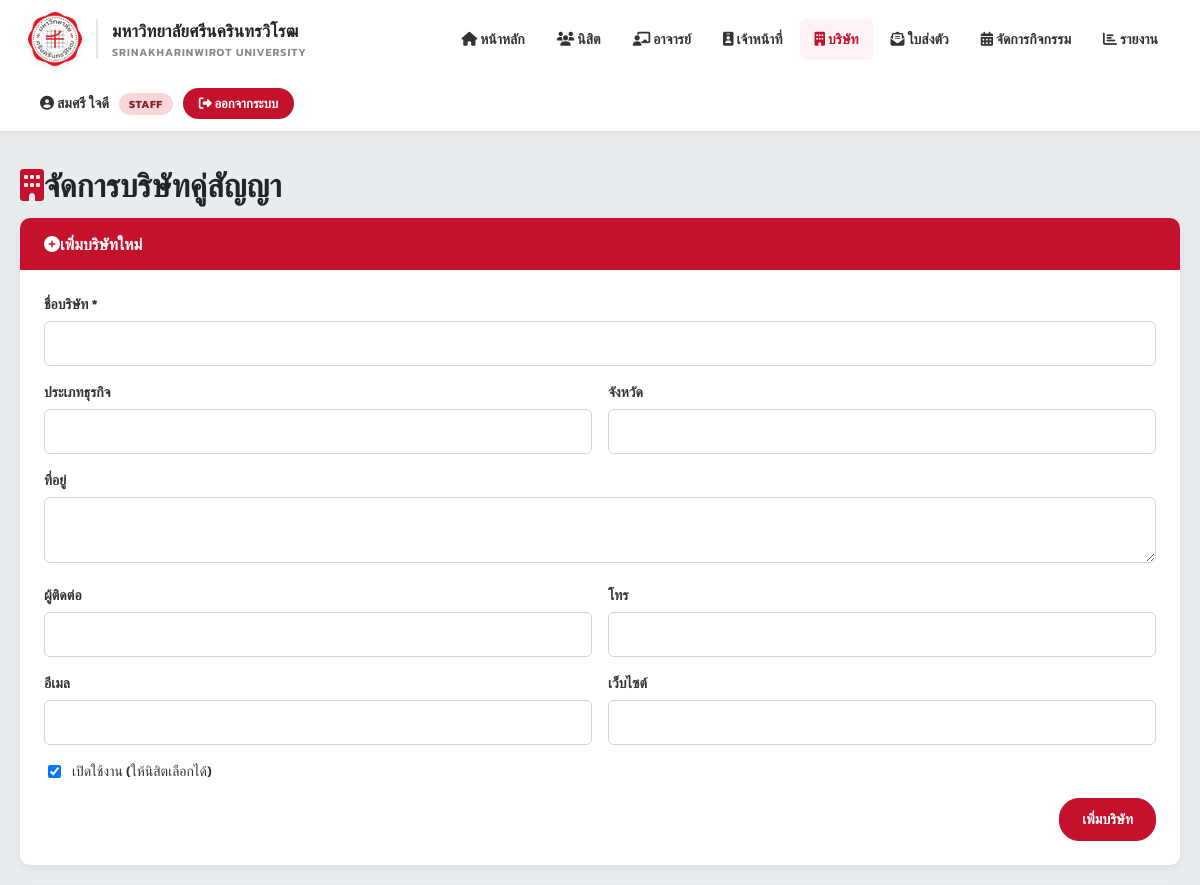
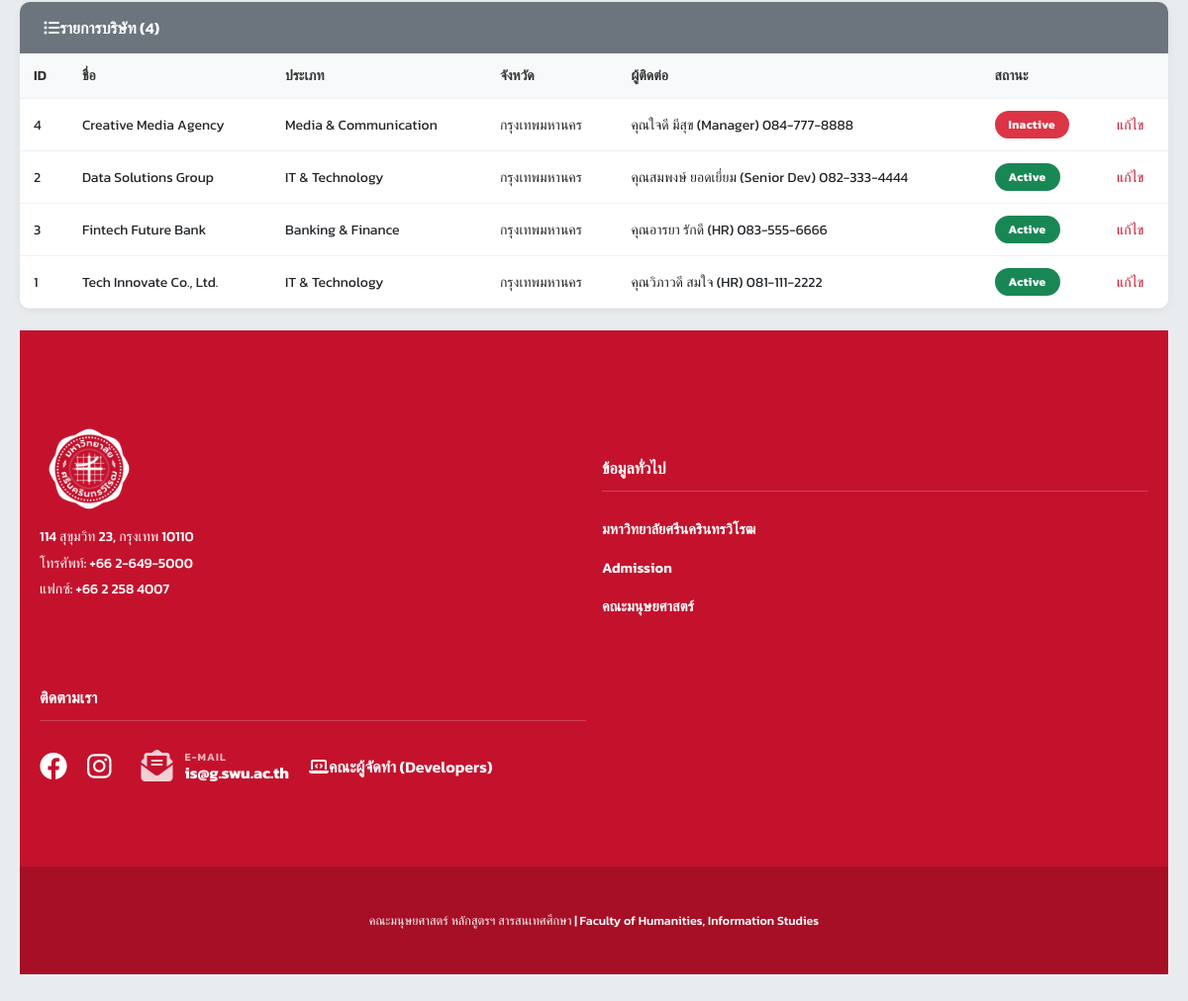
Page /staff/companies.php (signed in) on the committed database (2 pictures, top to bottom).
### tables this page shows
CREATE TABLE `company` (
  `company_id` int NOT NULL COMMENT 'รหัสบริษัท',
  `company_name` varchar(200) NOT NULL COMMENT 'ชื่อบริษํท',
  `industry` varchar(100) DEFAULT NULL COMMENT 'ประเภทอุตสาหกรรม / หมวดหมู่ธุรกิจ',
  `address` text COMMENT 'ที่อยู่',
  `province` varchar(100) DEFAULT NULL COMMENT 'จังหวัด',
  `phone` varchar(20) DEFAULT NULL COMMENT 'เบอร์ติดต่อ',
  `email` varchar(150) DEFAULT NULL COMMENT 'อีเมล',
  `website` varchar(200) DEFAULT NULL COMMENT 'เว็บไซต์',
  `contact_person_name` varchar(150) DEFAULT NULL COMMENT 'ชื่อผู้ติดต่อ (พี่เลี้ยง,HR)',
  `contact_person_phone` varchar(20) DEFAULT NULL COMMENT 'เบอร์ผู้ติดต่อ (พี่เลี้ยง,HR)',
  `contact_person_email` varchar(150) DEFAULT NULL COMMENT 'อีเมลผู้ติดต่อ (พี่เลี้ยง,HR)',
  `status` varchar(20) DEFAULT 'active' COMMENT 'สถานะการใช้งานของบริษัท',
  `created_at` datetime DEFAULT CURRENT_TIMESTAMP COMMENT 'วันที่สร้างข้อมูล',
  `updated_at` datetime DEFAULT CURRENT_TIMESTAMP ON UPDATE CURRENT_TIMESTAMP COMMENT 'วันที่อัปเดตข้อมูล'
);

### includes/db_connect.php (called while the page is built, shortened)
<?php
function h($str) {
    return htmlspecialchars((string)$str, ENT_QUOTES, 'UTF-8');
}

### staff/companies.php (the view, shortened to what this page needs)
<?php
require_once '../includes/auth.php';
$edit = null;
$rows = $conn->query(
    'SELECT company_id, company_name, industry AS company_type, province,
            contact_person_name AS contact_person, contact_person_phone AS contact_phone,
            (status = "active") AS is_active
     FROM company ORDER BY company_name'
)->fetch_all(MYSQLI_ASSOC);
require '../includes/header.php';
?>
<h1><i class="fas fa-building me-2" style="color:var(--swu-red)"></i>จัดการบริษัทคู่สัญญา</h1>
<div class="card card-form">
  <div class="card-header"><h2><i class="fas fa-<?= $edit?'pen':'plus' ?>-circle me-2"></i><?= $edit ? 'แก้ไขบริษัท #'.(int)$edit['company_id'] : 'เพิ่มบริษัทใหม่' ?></h2></div>
  <form method="POST" class="form" style="padding:24px">
    <label>ชื่อบริษัท *
      <input type="text" name="company_name" required value="<?= h($edit['company_name'] ?? '') ?>">
    </label>
    <div class="row">
      <label>ประเภทธุรกิจ
        <input type="text" name="company_type" value="<?= h($edit['company_type'] ?? '') ?>">
      </label>
      <label>จังหวัด
        <input type="text" name="province" value="<?= h($edit['province'] ?? '') ?>">
      </label>
    </div>
    <label>ที่อยู่
      <textarea name="address" rows="2"><?= h($edit['address'] ?? '') ?></textarea>
    </label>
    <div class="row">
      <label>ผู้ติดต่อ
        <input type="text" name="contact_person" value="<?= h($edit['contact_person'] ?? '') ?>">
      </label>
      <label>โทร
        <input type="text" name="contact_phone" value="<?= h($edit['contact_phone'] ?? '') ?>">
      </label>
    </div>
    <div class="row">
      <label>อีเมล
        <input type="email" name="contact_email" value="<?= h($edit['contact_email'] ?? '') ?>">
      </label>
      <label>เว็บไซต์
        <input type="url" name="website" value="<?= h($edit['website'] ?? '') ?>">
      </label>
    </div>
    <label class="inline">
      <input type="checkbox" name="is_active" value="1"
        <?= (!$edit || (int)$edit['is_active'] === 1) ? 'checked' : '' ?>>
      เปิดใช้งาน (ให้นิสิตเลือกได้)
    </label>
    <div class="actions">
      <button class="btn btn-primary" type="submit"><?= $edit ? 'บันทึกการแก้ไข' : 'เพิ่มบริษัท' ?></button>
    </div>
  </form>
</div>
<div class="card card-table">
  <div class="card-header"><h2><i class="fas fa-list-ul me-2"></i>รายการบริษัท (<?= count($rows) ?>)</h2></div>
  <?php if (!$rows): ?>
    <p class="muted">ยังไม่มีบริษัท</p>
  <?php else: ?>
    <table class="tbl">
      <thead><tr><th>ID</th><th>ชื่อ</th><th>ประเภท</th><th>จังหวัด</th><th>ผู้ติดต่อ</th><th>สถานะ</th><th></th></tr></thead>
      <tbody>
        <?php foreach ($rows as $c): ?>
          <tr>
            <td><?= (int)$c['company_id'] ?></td>
            <td><?= h($c['company_name']) ?></td>
            <td><?= h($c['company_type']) ?></td>
            <td><?= h($c['province']) ?></td>
            <td><?= h($c['contact_person']) ?> <?= h($c['contact_phone']) ?></td>
            <td>
              <?php if ((int)$c['is_active'] === 1): ?>
                <span class="badge badge-approved">Active</span>
              <?php else: ?>
                <span class="badge badge-rejected">Inactive</span>
              <?php endif; ?>
            </td>
            <td><a href="?edit=<?= (int)$c['company_id'] ?>">แก้ไข</a></td>
          </tr>
        <?php endforeach; ?>
      </tbody>
    </table>
  <?php endif; ?>
</div>
<?php require '../includes/footer.php'; ?>

### assets/css/style.css (style rules this page uses)
:root { --swu-red: #c4122d; --swu-red-dark: #9b111e; }
* { box-sizing: border-box; }
html, body { height: 100%; }
body { font-family: 'Kanit', sans-serif; background: #e9ecef; color: #212529; overflow-x: hidden; margin: 0; display: flex; flex-direction: column; min-height: 100vh; }
a { color: var(--swu-red); text-decoration: none; }
h1 { margin: 0 0 8px; font-weight: 700; color: #212529; }
h2 { margin: 0 0 14px; font-size: 20px; font-weight: 600; color: #333; }
.card { background: #fff; border-radius: 10px; box-shadow: 0 2px 8px rgba(0,0,0,.06); margin-bottom: 22px; overflow: hidden; }
.card > h1, .card > h2, .card > h3, .card > p, .card > dl, .card > .alert, .card > form, .card > table, .card > .letter, .card > ul { padding-left: 24px; padding-right: 24px; }
.card > :last-child { padding-bottom: 22px; }
.card-header { background: #6c757d; color: #fff; padding: 14px 24px; font-weight: 600; font-size: 16px; display: flex; justify-content: space-between; align-items: center; margin: 0; }
.card-header h2, .card-header h1, .card-header h3 { color: #fff; margin: 0; font-size: 16px; padding: 0; }
.card-form > .card-header { background: var(--swu-red); }
.card-table > .card-header { background: #6c757d; }
.tbl { width: 100%; border-collapse: collapse; }
.tbl th, .tbl td { padding: 12px 14px; text-align: left; font-size: 14px; border-bottom: 1px solid #eef1f7; }
.tbl th { background: #f8f9fa; font-weight: 600; color: #333; }
.badge { display: inline-block; padding: 5px 14px; border-radius: 20px; font-size: 12px; font-weight: 700; color: #fff; letter-spacing: .3px; }
.badge-approved { background: #198754; }
.badge-rejected { background: #dc3545; }
.form label { display: block; margin-bottom: 16px; font-size: 14px; font-weight: 600; color: #333; }
.form label.inline { display: flex; align-items: center; gap: 8px; font-weight: 500; }
.form input[type="text"], .form input[type="email"], .form input[type="url"], .form input[type="password"], .form input[type="number"], .form input[type="date"], .form select, .form textarea { width: 100%; margin-top: 6px; padding: 11px 14px; font-size: 14px; border: 1px solid #ced4da; border-radius: 6px; background: #fff; font-family: inherit; }
.form textarea { resize: vertical; }
.row { display: grid; gap: 16px; grid-template-columns: 1fr 1fr; }
.actions { display: flex; justify-content: flex-end; gap: 10px; margin-top: 8px; }
.btn { display: inline-block; padding: 10px 22px; border: 1px solid #dee2e6; background: #fff; color: #333; border-radius: 20px; cursor: pointer; font-size: 14px; font-weight: 600; text-decoration: none; font-family: inherit; transition: .2s; }
.btn-primary { background: var(--swu-red); color: #fff; border-color: var(--swu-red); }

### rows in the picture
company: company_id "4", company_name "Creative Media Agency", industry "Media & Communication", province "กรุงเทพมหานคร", contact_person_name "คุณใจดี มีสุข (Manager)", contact_person_phone "084-777-8888", shows "Inactive"
company: company_id "2", company_name "Data Solutions Group", industry "IT & Technology", province "กรุงเทพมหานคร", contact_person_name "คุณสมพงษ์ ยอดเยี่ยม (Senior Dev)", contact_person_phone "082-333-4444", shows "Active"
company: company_id "3", company_name "Fintech Future Bank", industry "Banking & Finance", province "กรุงเทพมหานคร", contact_person_name "คุณอารยา รักดี (HR)", contact_person_phone "083-555-6666", shows "Active"
company: company_id "1", company_name "Tech Innovate Co., Ltd.", industry "IT & Technology", province "กรุงเทพมหานคร", contact_person_name "คุณวิภาวดี สมใจ (HR)", contact_person_phone "081-111-2222", shows "Active"

### other values in the picture
$display_name "สมศรี ใจดี"
$role "STAFF"
count($rows) "4"
